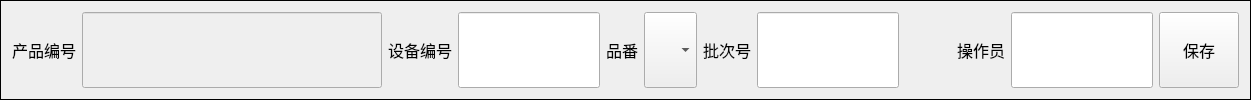
     <widget class="QFrame" name="frame_3">
      <property name="minimumSize">
       <size>
        <width>0</width>
        <height>40</height>
       </size>
      </property>
      <property name="frameShape">
       <enum>QFrame::Box</enum>
      </property>
      <property name="frameShadow">
       <enum>QFrame::Plain</enum>
      </property>
      <layout class="QHBoxLayout" name="horizontalLayout_2">
       <item>
        <layout class="QHBoxLayout" name="horizontalLayout">
         <item>
          <widget class="QLabel" name="LB_productnumber">
           <property name="maximumSize">
            <size>
             <width>16777215</width>
             <height>16777215</height>
            </size>
           </property>
           <property name="font">
            <font>
             <pointsize>12</pointsize>
            </font>
           </property>
           <property name="text">
            <string>产品编号</string>
           </property>
           <property name="alignment">
            <set>Qt::AlignRight|Qt::AlignTrailing|Qt::AlignVCenter</set>
           </property>
          </widget>
         </item>
         <item>
          <widget class="QLineEdit" name="LE_Product_Number">
           <property name="enabled">
            <bool>false</bool>
           </property>
           <property name="sizePolicy">
            <sizepolicy hsizetype="Preferred" vsizetype="Preferred">
             <horstretch>0</horstretch>
             <verstretch>0</verstretch>
            </sizepolicy>
           </property>
           <property name="minimumSize">
            <size>
             <width>300</width>
             <height>0</height>
            </size>
           </property>
           <property name="font">
            <font>
             <pointsize>12</pointsize>
            </font>
           </property>
          </widget>
         </item>
         <item>
          <widget class="QLabel" name="LB_equnumber">
           <property name="maximumSize">
            <size>
             <width>16777215</width>
             <height>16777215</height>
            </size>
           </property>
           <property name="font">
            <font>
             <pointsize>12</pointsize>
            </font>
           </property>
           <property name="text">
            <string>设备编号</string>
           </property>
           <property name="alignment">
            <set>Qt::AlignRight|Qt::AlignTrailing|Qt::AlignVCenter</set>
           </property>
          </widget>
         </item>
         <item>
          <widget class="QLineEdit" name="LE_EQ_Number">
           <property name="sizePolicy">
            <sizepolicy hsizetype="Preferred" vsizetype="Preferred">
             <horstretch>0</horstretch>
             <verstretch>0</verstretch>
            </sizepolicy>
           </property>
           <property name="font">
            <font>
             <pointsize>12</pointsize>
            </font>
           </property>
          </widget>
         </item>
         <item>
          <widget class="QLabel" name="LB_channel">
           <property name="maximumSize">
            <size>
             <width>16777215</width>
             <height>16777215</height>
            </size>
           </property>
           <property name="font">
            <font>
             <pointsize>12</pointsize>
            </font>
           </property>
           <property name="text">
            <string>品番</string>
           </property>
           <property name="alignment">
            <set>Qt::AlignRight|Qt::AlignTrailing|Qt::AlignVCenter</set>
           </property>
          </widget>
         </item>
         <item>
          <widget class="QComboBox" name="CBT_Channel">
           <property name="sizePolicy">
            <sizepolicy hsizetype="Preferred" vsizetype="Preferred">
             <horstretch>0</horstretch>
             <verstretch>0</verstretch>
            </sizepolicy>
           </property>
           <property name="font">
            <font>
             <pointsize>16</pointsize>
            </font>
           </property>
           <item>
            <property name="text">
             <string/>
            </property>
           </item>
           <item>
            <property name="text">
             <string>1</string>
            </property>
           </item>
           <item>
            <property name="text">
             <string>2</string>
            </property>
           </item>
           <item>
            <property name="text">
             <string>3</string>
            </property>
           </item>
           <item>
            <property name="text">
             <string>4</string>
            </property>
           </item>
           <item>
            <property name="text">
             <string>5</string>
            </property>
           </item>
           <item>
            <property name="text">
             <string>6</string>
            </property>
           </item>
           <item>
            <property name="text">
             <string>7</string>
            </property>
           </item>
           <item>
            <property name="text">
             <string>8</string>
            </property>
           </item>
           <item>
            <property name="text">
             <string>9</string>
            </property>
           </item>
           <item>
            <property name="text">
             <string>10</string>
            </property>
           </item>
           <item>
            <property name="text">
             <string>11</string>
            </property>
           </item>
           <item>
            <property name="text">
             <string>12</string>
            </property>
           </item>
           <item>
            <property name="text">
             <string>13</string>
            </property>
           </item>
           <item>
            <property name="text">
             <string>14</string>
            </property>
           </item>
           <item>
            <property name="text">
             <string>15</string>
            </property>
           </item>
           <item>
            <property name="text">
             <string>16</string>
            </property>
           </item>
           <item>
            <property name="text">
             <string>17</string>
            </property>
           </item>
           <item>
            <property name="text">
             <string>18</string>
            </property>
           </item>
           <item>
            <property name="text">
             <string>19</string>
            </property>
           </item>
           <item>
            <property name="text">
             <string>20</string>
            </property>
           </item>
           <item>
            <property name="text">
             <string>21</string>
            </property>
           </item>
           <item>
            <property name="text">
             <string>22</string>
            </property>
           </item>
           <item>
            <property name="text">
             <string>23</string>
            </property>
           </item>
           <item>
            <property name="text">
             <string>24</string>
            </property>
           </item>
           <item>
            <property name="text">
             <string>25</string>
            </property>
           </item>
           <item>
            <property name="text">
             <string>26</string>
            </property>
           </item>
           <item>
            <property name="text">
             <string>27</string>
            </property>
           </item>
           <item>
            <property name="text">
             <string>28</string>
            </property>
           </item>
           <item>
            <property name="text">
             <string>29</string>
            </property>
           </item>
           <item>
            <property name="text">
             <string>30</string>
            </property>
           </item>
           <item>
            <property name="text">
             <string>31</string>
            </property>
           </item>
           <item>
            <property name="text">
             <string>32</string>
            </property>
           </item>
          </widget>
         </item>
         <item>
          <widget class="QLabel" name="LB_batch_number">
           <property name="maximumSize">
            <size>
             <width>16777215</width>
             <height>16777215</height>
            </size>
           </property>
           <property name="font">
            <font>
             <pointsize>12</pointsize>
            </font>
           </property>
           <property name="text">
            <string>批次号</string>
           </property>
           <property name="alignment">
            <set>Qt::AlignRight|Qt::AlignTrailing|Qt::AlignVCenter</set>
           </property>
          </widget>
         </item>
         <item>
          <widget class="QLineEdit" name="LE_Batch">
           <property name="sizePolicy">
            <sizepolicy hsizetype="Preferred" vsizetype="Preferred">
             <horstretch>0</horstretch>
             <verstretch>0</verstretch>
            </sizepolicy>
           </property>
           <property name="font">
            <font>
             <pointsize>12</pointsize>
            </font>
           </property>
          </widget>
         </item>
         <item>
          <widget class="QLabel" name="LB_operator">
           <property name="sizePolicy">
            <sizepolicy hsizetype="Preferred" vsizetype="Preferred">
             <horstretch>0</horstretch>
             <verstretch>0</verstretch>
            </sizepolicy>
           </property>
           <property name="minimumSize">
            <size>
             <width>100</width>
             <height>0</height>
            </size>
           </property>
           <property name="maximumSize">
            <size>
             <width>16777215</width>
             <height>16777215</height>
            </size>
           </property>
           <property name="font">
            <font>
             <pointsize>12</pointsize>
            </font>
           </property>
           <property name="text">
            <string>操作员</string>
           </property>
           <property name="alignment">
            <set>Qt::AlignRight|Qt::AlignTrailing|Qt::AlignVCenter</set>
           </property>
          </widget>
         </item>
         <item>
          <widget class="QLineEdit" name="LE_Operator_Code">
           <property name="sizePolicy">
            <sizepolicy hsizetype="Preferred" vsizetype="Preferred">
             <horstretch>0</horstretch>
             <verstretch>0</verstretch>
            </sizepolicy>
           </property>
           <property name="minimumSize">
            <size>
             <width>120</width>
             <height>0</height>
            </size>
           </property>
           <property name="font">
            <font>
             <pointsize>12</pointsize>
            </font>
           </property>
          </widget>
         </item>
        </layout>
       </item>
       <item>
        <widget class="QPushButton" name="BTN_Save">
         <property name="sizePolicy">
          <sizepolicy hsizetype="Preferred" vsizetype="Preferred">
           <horstretch>0</horstretch>
           <verstretch>0</verstretch>
          </sizepolicy>
         </property>
         <property name="minimumSize">
          <size>
           <width>0</width>
           <height>0</height>
          </size>
         </property>
         <property name="maximumSize">
          <size>
           <width>80</width>
           <height>16777215</height>
          </size>
         </property>
         <property name="font">
          <font>
           <pointsize>12</pointsize>
          </font>
         </property>
         <property name="text">
          <string>保存</string>
         </property>
        </widget>
       </item>
      </layout>
     </widget>
